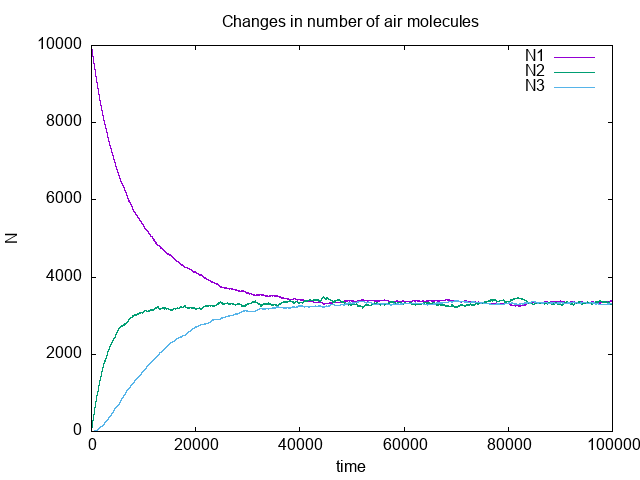

Here is the gnuplot script that generated this plot:
set term png
set output 'report5-1-2.png'
set title 'Changes in number of air molecules'
set xlabel 'time'
set ylabel 'N'
set xrange[0:100000]
set yrange[0:10000]
plot 'report5-1-2.dat' u 1:2 w l lw 1 title 'N1', 'report5-1-2.dat' u 1:3 w l lw 1 title 'N2', 'report5-1-2.dat' u 1:4 w l lw 1  title 'N3'